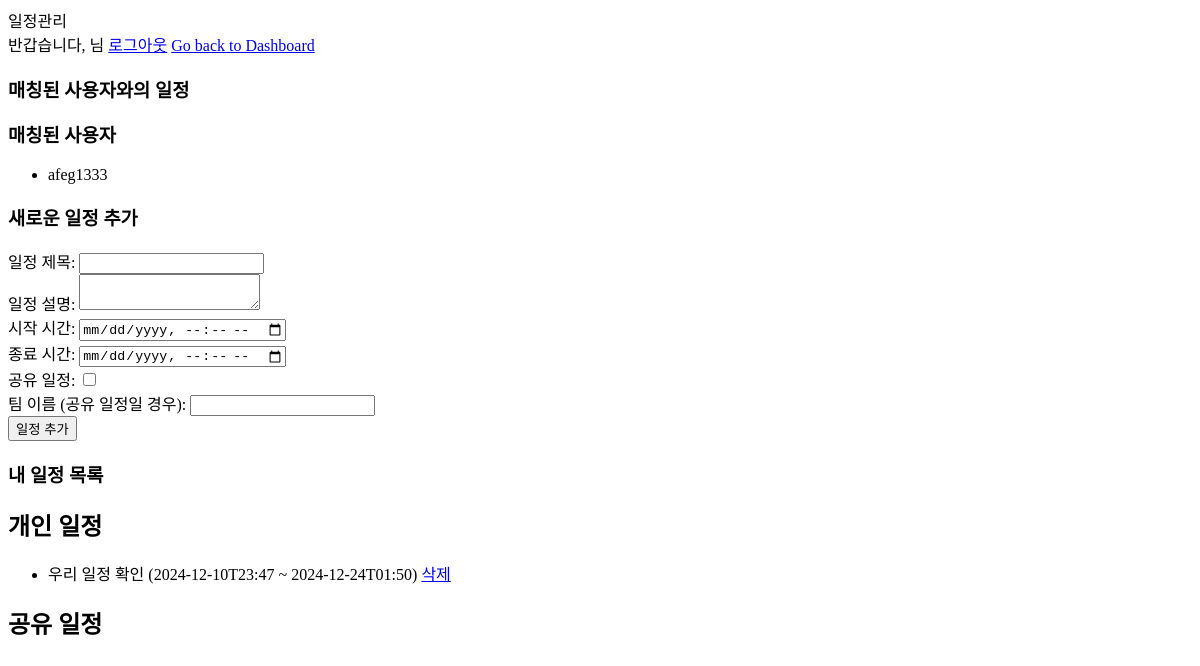
Page /schedule/ (signed in) on the earlier database version.
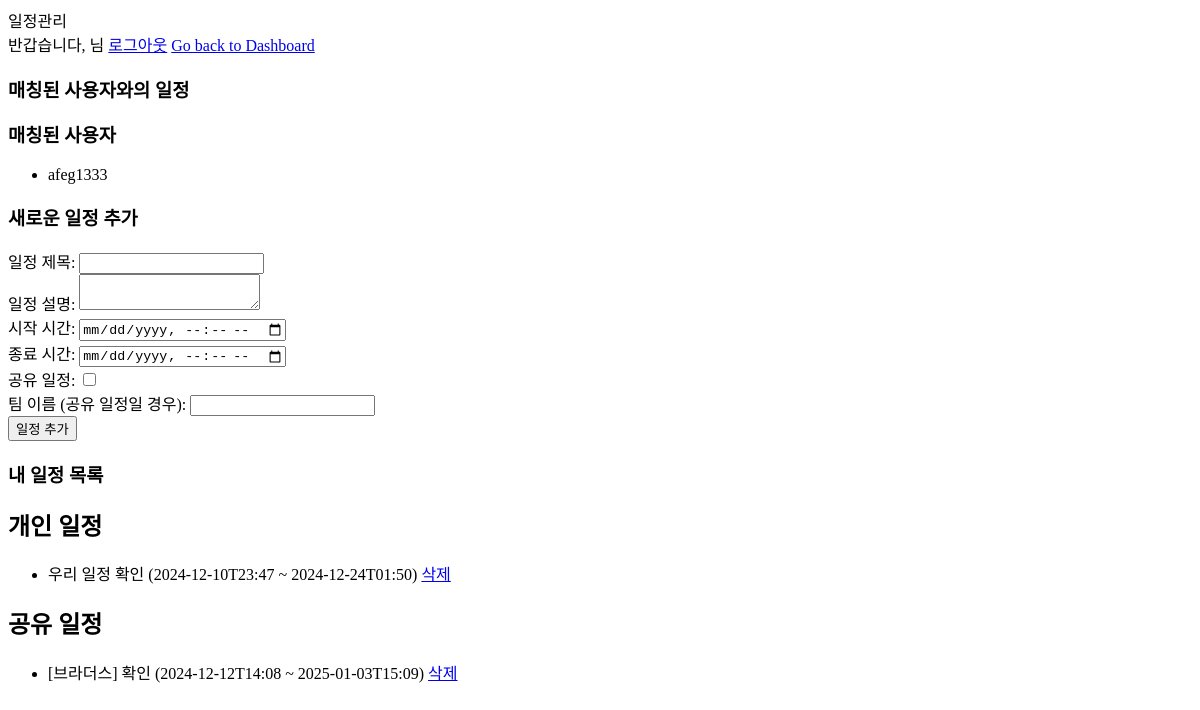
Same page on the later database version.
### tables this page shows
CREATE TABLE schedules (
            id INTEGER PRIMARY KEY AUTOINCREMENT,
            username TEXT NOT NULL,
            title TEXT NOT NULL,
            description TEXT,
            start_time TIMESTAMP NOT NULL,
            end_time TIMESTAMP NOT NULL,
            created_at TIMESTAMP DEFAULT CURRENT_TIMESTAMP, is_shared INTEGER DEFAULT 0, team_name TEXT);

### schedule.py (the view)
@schedule_bp.route('/schedule/')
def schedule():
    if 'username' not in session:
        return redirect('/account/')
    username = session['username']
    conn = get_db_connection()
    cursor = conn.cursor()
    cursor.execute("SELECT * FROM schedules WHERE username = ? AND is_shared = 0", (username,))
    personal_schedules = cursor.fetchall()
    cursor.execute("""
        SELECT DISTINCT
            CASE WHEN sender_username = ? THEN receiver_username ELSE sender_username END AS matched_user
        FROM matches
        WHERE (sender_username = ? OR receiver_username = ?) AND status = 'accepted'
    """, (username, username, username))
    matched_users = [{'username': row['matched_user']} for row in cursor.fetchall()]
    cursor.execute("SELECT * FROM schedules WHERE is_shared = 1")
    shared_schedules = cursor.fetchall()
    conn.close()
    return render_template(
        'schedule.html',
        personal_schedules=personal_schedules,
        shared_schedules=shared_schedules,
        matched_users=matched_users
    )

### schedule.py (called while the page is built)
def get_db_connection():
    conn = sqlite3.connect('Table1.db')
    conn.row_factory = sqlite3.Row  # 결과를 딕셔너리 형식으로 반환
    return conn

### templates/schedule.html (shortened to what this page needs)
<!DOCTYPE html>
<html>
	<head>
	</head>
	<body>
		<div>일정관리</div>
		<span> 반갑습니다, {{ username }}님</span>
		<a href ="/logout">로그아웃</a>
		<a href="/dashboard/">Go back to Dashboard</a>
		<h3>매칭된 사용자와의 일정</h3>
		<h3>매칭된 사용자</h3>
		<ul>
			{% for user in matched_users %}
       			 <li>{{ user['username'] }}</li>
    		{% endfor %}
		</ul>
		<h3>새로운 일정 추가</h3>
		<form action="/schedule/add" method="POST">
			<label for="title">일정 제목:</label>
			<input type="text" name="title" id="title" required><br>
			<label for="description">일정 설명:</label>
			<textarea name="description" id="description"></textarea><br>
			<label for="start_time">시작 시간:</label>
			<input type="datetime-local" name="start_time" id="start_time" required><br>
			<label for="end_time">종료 시간:</label>
			<input type="datetime-local" name="end_time" id="end_time" required><br>
			<label>공유 일정: <input type="checkbox" name="is_shared" value="1"></label><br>
			<label>팀 이름 (공유 일정일 경우): <input type="text" name="team_name"></label><br>
			<button type="submit">일정 추가</button>
		</form>
		<h3>내 일정 목록</h3>
		<h2>개인 일정</h2>
		<ul>
			{% for schedule in personal_schedules %}
				<li>
					{{ schedule['title'] }} ({{ schedule['start_time'] }} ~ {{ schedule['end_time'] }})
					<a href="/schedule/delete/{{ schedule['id'] }}">삭제</a>
				</li>
			{% endfor %}
		</ul>
		<h2>공유 일정</h2>
		<ul>
			{% for schedule in shared_schedules %}
				<li>
					[{{ schedule['team_name'] }}] {{ schedule['title'] }} ({{ schedule['start_time'] }} ~ {{ schedule['end_time'] }})
					<a href="/schedule/delete/{{ schedule['id'] }}">삭제</a>
				</li>
			{% endfor %}
		</ul>
	</body>
</html>

Differences in the rows shown:
added schedules: team_name "브라더스", title "확인", start_time "2024-12-12T14:08", end_time "2025-01-03T15:09", shown under "공유 일정"
